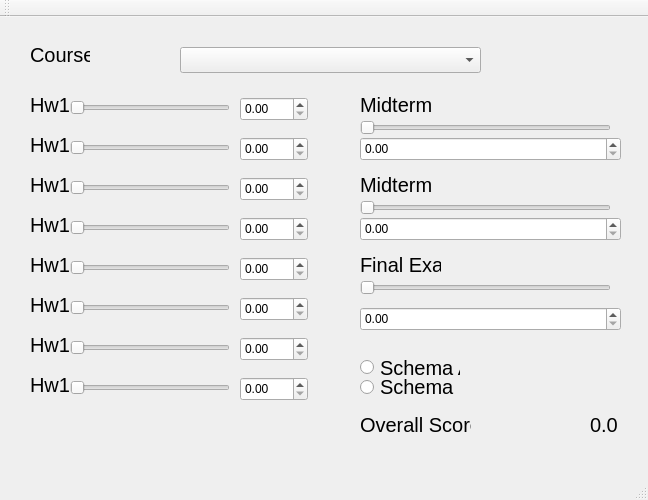
<?xml version="1.0" encoding="UTF-8"?>
<ui version="4.0">
 <class>MainWindow</class>
 <widget class="QMainWindow" name="MainWindow">
  <property name="geometry">
   <rect>
    <x>0</x>
    <y>0</y>
    <width>648</width>
    <height>500</height>
   </rect>
  </property>
  <property name="windowTitle">
   <string>MainWindow</string>
  </property>
  <widget class="QWidget" name="centralWidget">
   <widget class="QLabel" name="course_label">
    <property name="geometry">
     <rect>
      <x>30</x>
      <y>30</y>
      <width>60</width>
      <height>16</height>
     </rect>
    </property>
    <property name="font">
     <font>
      <pointsize>15</pointsize>
     </font>
    </property>
    <property name="text">
     <string>Course:</string>
    </property>
   </widget>
   <widget class="QComboBox" name="comboBox">
    <property name="geometry">
     <rect>
      <x>180</x>
      <y>30</y>
      <width>301</width>
      <height>26</height>
     </rect>
    </property>
   </widget>
   <widget class="QLabel" name="label_1">
    <property name="geometry">
     <rect>
      <x>30</x>
      <y>80</y>
      <width>41</width>
      <height>16</height>
     </rect>
    </property>
    <property name="font">
     <font>
      <pointsize>15</pointsize>
     </font>
    </property>
    <property name="text">
     <string>Hw1</string>
    </property>
   </widget>
   <widget class="QLabel" name="label_2">
    <property name="geometry">
     <rect>
      <x>30</x>
      <y>120</y>
      <width>41</width>
      <height>16</height>
     </rect>
    </property>
    <property name="font">
     <font>
      <pointsize>15</pointsize>
     </font>
    </property>
    <property name="text">
     <string>Hw1</string>
    </property>
   </widget>
   <widget class="QLabel" name="label_3">
    <property name="geometry">
     <rect>
      <x>30</x>
      <y>160</y>
      <width>41</width>
      <height>16</height>
     </rect>
    </property>
    <property name="font">
     <font>
      <pointsize>15</pointsize>
     </font>
    </property>
    <property name="text">
     <string>Hw1</string>
    </property>
   </widget>
   <widget class="QLabel" name="label_4">
    <property name="geometry">
     <rect>
      <x>30</x>
      <y>200</y>
      <width>41</width>
      <height>16</height>
     </rect>
    </property>
    <property name="font">
     <font>
      <pointsize>15</pointsize>
     </font>
    </property>
    <property name="text">
     <string>Hw1</string>
    </property>
   </widget>
   <widget class="QLabel" name="label_5">
    <property name="geometry">
     <rect>
      <x>30</x>
      <y>240</y>
      <width>41</width>
      <height>16</height>
     </rect>
    </property>
    <property name="font">
     <font>
      <pointsize>15</pointsize>
     </font>
    </property>
    <property name="text">
     <string>Hw1</string>
    </property>
   </widget>
   <widget class="QLabel" name="label_6">
    <property name="geometry">
     <rect>
      <x>30</x>
      <y>280</y>
      <width>41</width>
      <height>16</height>
     </rect>
    </property>
    <property name="font">
     <font>
      <pointsize>15</pointsize>
     </font>
    </property>
    <property name="text">
     <string>Hw1</string>
    </property>
   </widget>
   <widget class="QLabel" name="label_7">
    <property name="geometry">
     <rect>
      <x>30</x>
      <y>320</y>
      <width>41</width>
      <height>16</height>
     </rect>
    </property>
    <property name="font">
     <font>
      <pointsize>15</pointsize>
     </font>
    </property>
    <property name="text">
     <string>Hw1</string>
    </property>
   </widget>
   <widget class="QSlider" name="horizontalSlider">
    <property name="geometry">
     <rect>
      <x>70</x>
      <y>80</y>
      <width>160</width>
      <height>22</height>
     </rect>
    </property>
    <property name="orientation">
     <enum>Qt::Horizontal</enum>
    </property>
   </widget>
   <widget class="QSlider" name="horizontalSlider_2">
    <property name="geometry">
     <rect>
      <x>70</x>
      <y>120</y>
      <width>160</width>
      <height>22</height>
     </rect>
    </property>
    <property name="orientation">
     <enum>Qt::Horizontal</enum>
    </property>
   </widget>
   <widget class="QSlider" name="horizontalSlider_3">
    <property name="geometry">
     <rect>
      <x>70</x>
      <y>160</y>
      <width>160</width>
      <height>22</height>
     </rect>
    </property>
    <property name="orientation">
     <enum>Qt::Horizontal</enum>
    </property>
   </widget>
   <widget class="QSlider" name="horizontalSlider_4">
    <property name="geometry">
     <rect>
      <x>70</x>
      <y>200</y>
      <width>160</width>
      <height>22</height>
     </rect>
    </property>
    <property name="orientation">
     <enum>Qt::Horizontal</enum>
    </property>
   </widget>
   <widget class="QSlider" name="horizontalSlider_5">
    <property name="geometry">
     <rect>
      <x>70</x>
      <y>240</y>
      <width>160</width>
      <height>22</height>
     </rect>
    </property>
    <property name="orientation">
     <enum>Qt::Horizontal</enum>
    </property>
   </widget>
   <widget class="QSlider" name="horizontalSlider_6">
    <property name="geometry">
     <rect>
      <x>70</x>
      <y>280</y>
      <width>160</width>
      <height>22</height>
     </rect>
    </property>
    <property name="orientation">
     <enum>Qt::Horizontal</enum>
    </property>
   </widget>
   <widget class="QSlider" name="horizontalSlider_7">
    <property name="geometry">
     <rect>
      <x>70</x>
      <y>320</y>
      <width>160</width>
      <height>22</height>
     </rect>
    </property>
    <property name="orientation">
     <enum>Qt::Horizontal</enum>
    </property>
   </widget>
   <widget class="QLabel" name="label_8">
    <property name="geometry">
     <rect>
      <x>30</x>
      <y>360</y>
      <width>41</width>
      <height>16</height>
     </rect>
    </property>
    <property name="font">
     <font>
      <pointsize>15</pointsize>
     </font>
    </property>
    <property name="text">
     <string>Hw1</string>
    </property>
   </widget>
   <widget class="QSlider" name="horizontalSlider_8">
    <property name="geometry">
     <rect>
      <x>70</x>
      <y>360</y>
      <width>160</width>
      <height>22</height>
     </rect>
    </property>
    <property name="orientation">
     <enum>Qt::Horizontal</enum>
    </property>
   </widget>
   <widget class="QDoubleSpinBox" name="doubleSpinBox">
    <property name="geometry">
     <rect>
      <x>240</x>
      <y>80</y>
      <width>68</width>
      <height>24</height>
     </rect>
    </property>
   </widget>
   <widget class="QDoubleSpinBox" name="doubleSpinBox_2">
    <property name="geometry">
     <rect>
      <x>240</x>
      <y>120</y>
      <width>68</width>
      <height>24</height>
     </rect>
    </property>
   </widget>
   <widget class="QDoubleSpinBox" name="doubleSpinBox_3">
    <property name="geometry">
     <rect>
      <x>240</x>
      <y>160</y>
      <width>68</width>
      <height>24</height>
     </rect>
    </property>
   </widget>
   <widget class="QDoubleSpinBox" name="doubleSpinBox_4">
    <property name="geometry">
     <rect>
      <x>240</x>
      <y>200</y>
      <width>68</width>
      <height>24</height>
     </rect>
    </property>
   </widget>
   <widget class="QDoubleSpinBox" name="doubleSpinBox_5">
    <property name="geometry">
     <rect>
      <x>240</x>
      <y>240</y>
      <width>68</width>
      <height>24</height>
     </rect>
    </property>
   </widget>
   <widget class="QDoubleSpinBox" name="doubleSpinBox_6">
    <property name="geometry">
     <rect>
      <x>240</x>
      <y>280</y>
      <width>68</width>
      <height>24</height>
     </rect>
    </property>
   </widget>
   <widget class="QDoubleSpinBox" name="doubleSpinBox_7">
    <property name="geometry">
     <rect>
      <x>240</x>
      <y>320</y>
      <width>68</width>
      <height>24</height>
     </rect>
    </property>
   </widget>
   <widget class="QDoubleSpinBox" name="doubleSpinBox_8">
    <property name="geometry">
     <rect>
      <x>240</x>
      <y>360</y>
      <width>68</width>
      <height>24</height>
     </rect>
    </property>
   </widget>
   <widget class="QLabel" name="course_label_2">
    <property name="geometry">
     <rect>
      <x>360</x>
      <y>80</y>
      <width>71</width>
      <height>16</height>
     </rect>
    </property>
    <property name="font">
     <font>
      <pointsize>15</pointsize>
     </font>
    </property>
    <property name="text">
     <string>Midterm 1</string>
    </property>
   </widget>
   <widget class="QLabel" name="course_label_3">
    <property name="geometry">
     <rect>
      <x>360</x>
      <y>160</y>
      <width>71</width>
      <height>16</height>
     </rect>
    </property>
    <property name="font">
     <font>
      <pointsize>15</pointsize>
     </font>
    </property>
    <property name="text">
     <string>Midterm 2</string>
    </property>
   </widget>
   <widget class="QLabel" name="course_label_4">
    <property name="geometry">
     <rect>
      <x>360</x>
      <y>240</y>
      <width>81</width>
      <height>16</height>
     </rect>
    </property>
    <property name="font">
     <font>
      <pointsize>15</pointsize>
     </font>
    </property>
    <property name="text">
     <string>Final Exam</string>
    </property>
   </widget>
   <widget class="QSlider" name="horizontalSlider_9">
    <property name="geometry">
     <rect>
      <x>360</x>
      <y>100</y>
      <width>251</width>
      <height>22</height>
     </rect>
    </property>
    <property name="orientation">
     <enum>Qt::Horizontal</enum>
    </property>
   </widget>
   <widget class="QDoubleSpinBox" name="doubleSpinBox_9">
    <property name="geometry">
     <rect>
      <x>360</x>
      <y>120</y>
      <width>261</width>
      <height>24</height>
     </rect>
    </property>
   </widget>
   <widget class="QSlider" name="horizontalSlider_10">
    <property name="geometry">
     <rect>
      <x>360</x>
      <y>180</y>
      <width>251</width>
      <height>22</height>
     </rect>
    </property>
    <property name="orientation">
     <enum>Qt::Horizontal</enum>
    </property>
   </widget>
   <widget class="QSlider" name="horizontalSlider_11">
    <property name="geometry">
     <rect>
      <x>360</x>
      <y>260</y>
      <width>251</width>
      <height>22</height>
     </rect>
    </property>
    <property name="orientation">
     <enum>Qt::Horizontal</enum>
    </property>
   </widget>
   <widget class="QDoubleSpinBox" name="doubleSpinBox_10">
    <property name="geometry">
     <rect>
      <x>360</x>
      <y>200</y>
      <width>261</width>
      <height>24</height>
     </rect>
    </property>
   </widget>
   <widget class="QDoubleSpinBox" name="doubleSpinBox_11">
    <property name="geometry">
     <rect>
      <x>360</x>
      <y>290</y>
      <width>261</width>
      <height>24</height>
     </rect>
    </property>
   </widget>
   <widget class="QRadioButton" name="radioButton">
    <property name="geometry">
     <rect>
      <x>360</x>
      <y>340</y>
      <width>100</width>
      <height>21</height>
     </rect>
    </property>
    <property name="font">
     <font>
      <pointsize>15</pointsize>
     </font>
    </property>
    <property name="text">
     <string>Schema A</string>
    </property>
   </widget>
   <widget class="QRadioButton" name="radioButton_2">
    <property name="geometry">
     <rect>
      <x>360</x>
      <y>360</y>
      <width>100</width>
      <height>20</height>
     </rect>
    </property>
    <property name="font">
     <font>
      <pointsize>15</pointsize>
     </font>
    </property>
    <property name="text">
     <string>Schema B</string>
    </property>
   </widget>
   <widget class="QLabel" name="course_label_5">
    <property name="geometry">
     <rect>
      <x>360</x>
      <y>400</y>
      <width>111</width>
      <height>16</height>
     </rect>
    </property>
    <property name="font">
     <font>
      <pointsize>15</pointsize>
     </font>
    </property>
    <property name="text">
     <string>Overall Score:</string>
    </property>
   </widget>
   <widget class="QLabel" name="label_9">
    <property name="geometry">
     <rect>
      <x>590</x>
      <y>400</y>
      <width>31</width>
      <height>16</height>
     </rect>
    </property>
    <property name="font">
     <font>
      <pointsize>15</pointsize>
     </font>
    </property>
    <property name="text">
     <string>0.0</string>
    </property>
   </widget>
  </widget>
  <widget class="QMenuBar" name="menuBar">
   <property name="geometry">
    <rect>
     <x>0</x>
     <y>0</y>
     <width>648</width>
     <height>22</height>
    </rect>
   </property>
  </widget>
  <widget class="QToolBar" name="mainToolBar">
   <attribute name="toolBarArea">
    <enum>TopToolBarArea</enum>
   </attribute>
   <attribute name="toolBarBreak">
    <bool>false</bool>
   </attribute>
  </widget>
  <widget class="QStatusBar" name="statusBar"/>
 </widget>
 <layoutdefault spacing="6" margin="11"/>
 <resources/>
 <connections/>
</ui>
